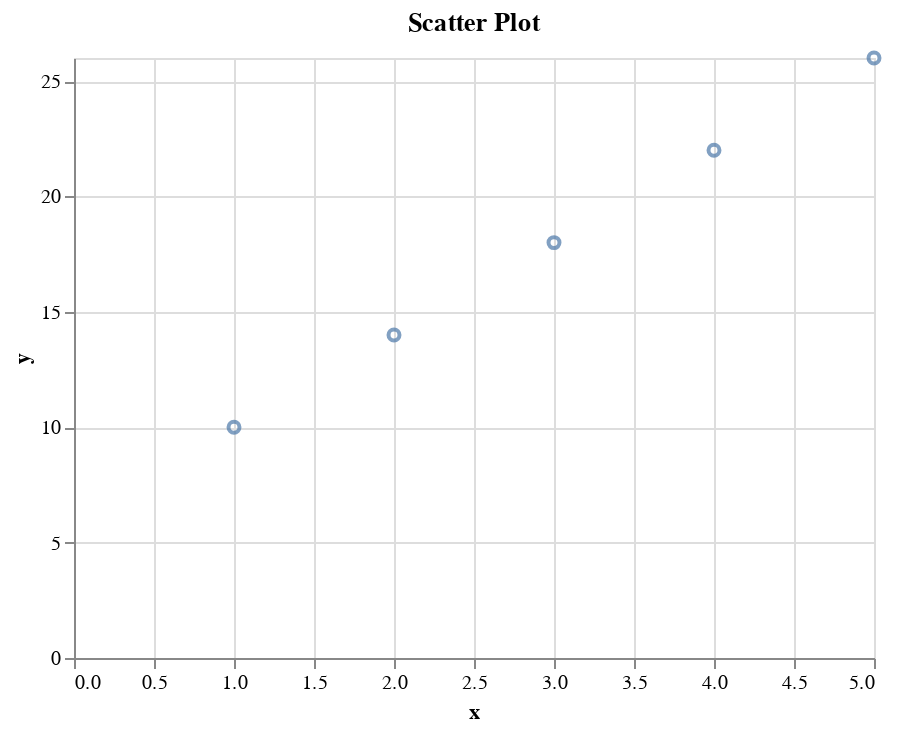

Notebook code for this chart:
### Code cell
#Scatter Plot using Altair

import altair as alt

chart = alt.Chart(df).mark_point().encode(
    x = 'x',
    y = 'y'
).properties(
    title = 'Scatter Plot'
)

chart

### Figure 1 — Vega-Lite specification as saved in the notebook (floating-point values rounded to 4 significant figures)
{"config": {"view": {"continuousWidth": 400, "continuousHeight": 300}}, "data": {"name": "data-9bfa13e89492ee85aec89e2a17293753"}, "mark": "point", "encoding": {"x": {"field": "x", "type": "quantitative"}, "y": {"field": "y", "type": "quantitative"}}, "title": "Scatter Plot", "$schema": "https://vega.github.io/schema/vega-lite/v4.17.0.json", "datasets": {"data-9bfa13e89492ee85aec89e2a17293753": [{"x": 1, "y": 10}, {"x": 2, "y": 14}, {"x": 3, "y": 18}, {"x": 4, "y": 22}, {"x": 5, "y": 26}]}}
